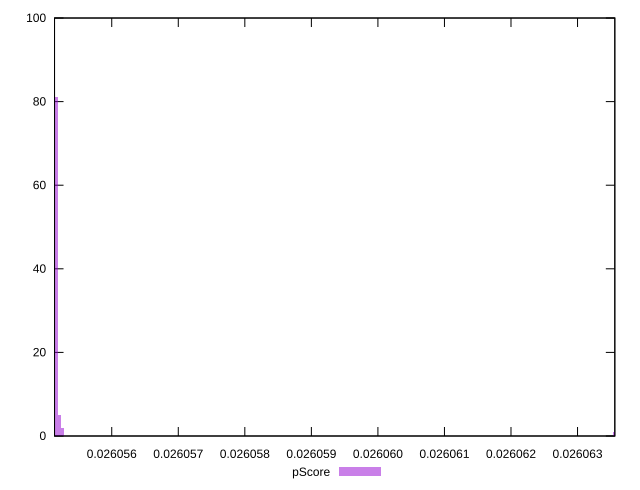

Recreate this plot in gnuplot.
reset

$pScore <<EOF
0.026063563076773072 1
0.02605516404038935 81
0.026055210701702594 5
0.026055257363015838 2
0.02605511737907611 11
EOF

set key outside below
set boxwidth 4.66613132428994e-8
set xrange [0.026055140261607657:0.02606356028811413]
set yrange [0:100]
set trange [0:100]
set style fill transparent solid 0.5 noborder
set terminal svg size 640, 490 enhanced background rgb 'white'
set output "report_00018_2021-02-10T15-25-16.877Z/uses-long-cache-ttl/samples/pages+cached/pScore/histogram.svg"

plot $pScore title "pScore" with boxes

reset
